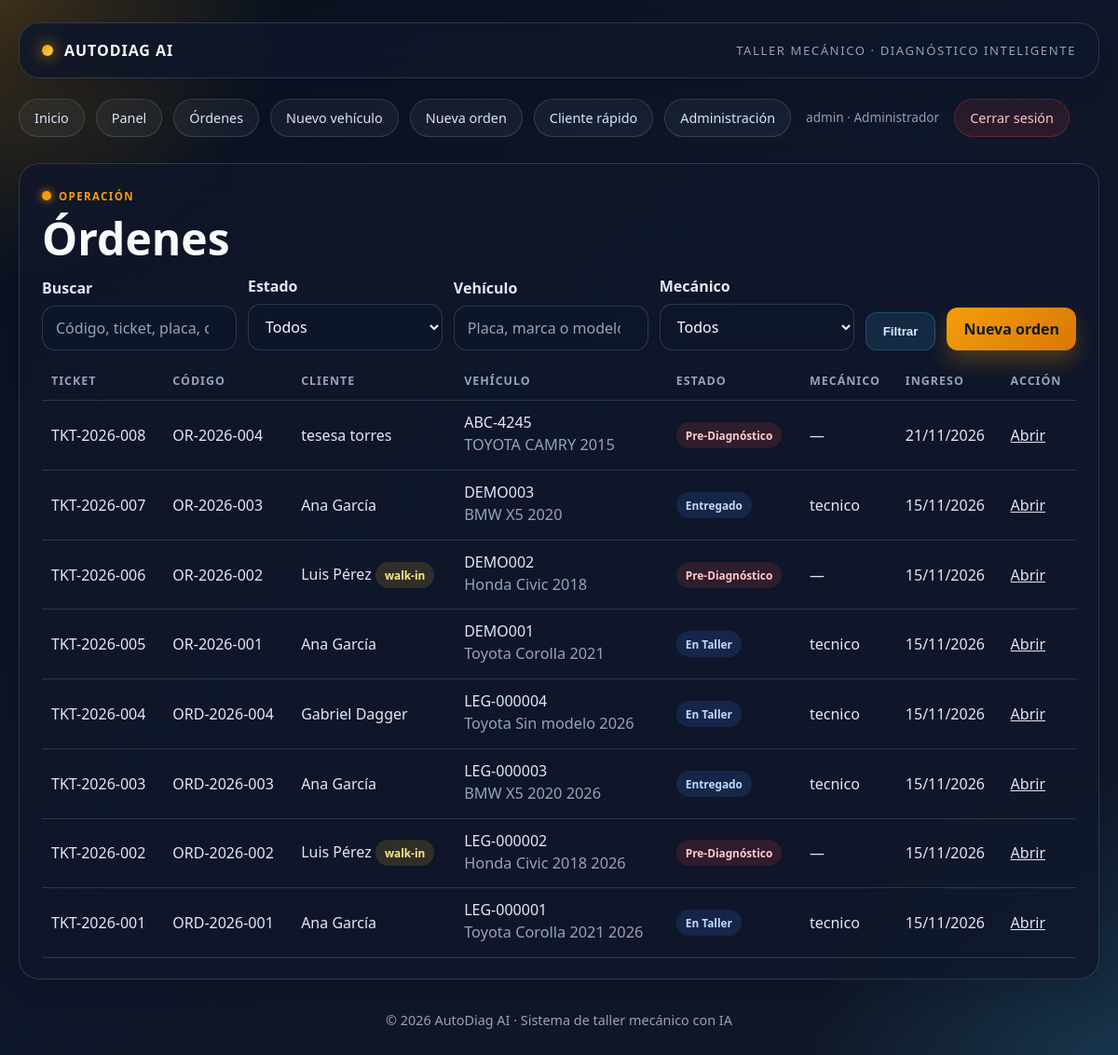
Page /api/orden/lista/ (signed in) on the committed database.
### workshop/models.py (models this page shows, shortened)
class OrdenFalla(models.Model):
    ticket = models.CharField(
        'Ticket', max_length=20, unique=True, default='', editable=False
    )
    codigo_orden = models.CharField(
        'Código de Orden', max_length=20, unique=True, default='', editable=False
    )
    taller = models.ForeignKey(
        Taller, on_delete=models.PROTECT, related_name='ordenes', verbose_name='Taller'
    )
    vehiculo = models.ForeignKey(
        Vehiculo, on_delete=models.PROTECT, related_name='ordenes', verbose_name='Vehículo'
    )
    cliente = models.ForeignKey(
        User,
        on_delete=models.SET_NULL,
        null=True,
        blank=True,
        related_name='ordenes_como_cliente',
        verbose_name='Cliente',
    )
    nombre_cliente_walkin = models.CharField(
        'Nombre del cliente (sin cuenta)', max_length=150, blank=True
    )
    telefono_cliente_walkin = models.CharField(
        'Teléfono del cliente (sin cuenta)', max_length=30, blank=True
    )
    mecanico_asignado = models.ForeignKey(
        User,
        on_delete=models.SET_NULL,
        null=True,
        blank=True,
        related_name='ordenes_asignadas',
        verbose_name='Mecánico Asignado',
    )
    kilometraje_ingreso = models.PositiveIntegerField(
        'Kilometraje Ingreso', validators=[MinValueValidator(0)]
    )
    estado = models.CharField(
        'Estado', max_length=20, choices=ESTADO_CHOICES, default='PRE_DIAGNOSTICO'
    )
    etiquetas = models.ManyToManyField('Etiqueta', blank=True, verbose_name='Etiquetas')
    token_publico = models.UUIDField(
        'Token Público', unique=True, null=True, blank=True, editable=False
    )
    token_expira_en = models.DateTimeField(
        'Token Expira En', null=True, blank=True, editable=False
    )
    creado_en = models.DateTimeField('Creado En', auto_now_add=True)
    actualizado_en = models.DateTimeField('Actualizado En', auto_now=True)
    class Meta:
        verbose_name = 'Orden de Fallo'
        verbose_name_plural = 'Órdenes de Fallo'
        ordering = ['-creado_en']
    @property
    def cliente_efectivo(self):
        if self.cliente_id:
            return self.cliente.get_full_name() or self.cliente.get_username()
        return self.nombre_cliente_walkin or 'Cliente sin identificar'
    @property
    def es_walkin(self):
        return self.cliente_id is None

class Vehiculo(models.Model):
    placa = models.CharField('Placa', max_length=20, unique=True)
    marca = models.CharField('Marca', max_length=50)
    modelo = models.CharField('Modelo', max_length=50)
    anio = models.PositiveIntegerField('Año')
    motor = models.CharField('Motor', max_length=50, blank=True)
    color = models.CharField('Color', max_length=30, blank=True)
    cliente = models.ForeignKey(
        User,
        on_delete=models.SET_NULL,
        null=True,
        blank=True,
        related_name='vehiculos',
        verbose_name='Cliente',
    )
    creado_en = models.DateTimeField('Creado En', auto_now_add=True)
    class Meta:
        verbose_name = 'Vehículo'
        verbose_name_plural = 'Vehículos'
        ordering = ['placa']

### workshop/views.py (the view, shortened to what this page needs)
# urls.py: path('orden/lista/', views.orden_lista, name='orden_lista'),
@login_required
def orden_lista(request):
    ordenes = OrdenFalla.objects.select_related(
        'cliente', 'mecanico_asignado', 'vehiculo', 'taller'
    ).prefetch_related('etiquetas')
    rol = rol_de(request.user)
    if rol == PerfilUsuario.Rol.CLIENTE:
        ordenes = ordenes.filter(cliente=request.user)
    elif rol == PerfilUsuario.Rol.MECANICO:
        ordenes = ordenes.filter(mecanico_asignado=request.user)
    estado = request.GET.get('estado')
    if estado in dict(ESTADO_CHOICES):
        ordenes = ordenes.filter(estado=estado)
    busqueda = request.GET.get('q', '').strip()
    vehiculo = request.GET.get('vehiculo', '').strip()
    if vehiculo:
        ordenes = ordenes.filter(
            Q(vehiculo__placa__icontains=vehiculo)
            | Q(vehiculo__marca__icontains=vehiculo)
            | Q(vehiculo__modelo__icontains=vehiculo)
        )
    mecanico = request.GET.get('mecanico', '')
    if mecanico == 'sin_asignar':
        ordenes = ordenes.filter(mecanico_asignado__isnull=True)
    elif mecanico.isdigit():
        ordenes = ordenes.filter(mecanico_asignado_id=int(mecanico))
    return render(request, 'workshop/orden_lista.html', {
        'title': 'Órdenes',
        'ordenes': ordenes,
        'estados': ESTADO_CHOICES,
        'estado_actual': estado or '',
        'busqueda': busqueda,
        'vehiculo_actual': vehiculo,
        'mecanico_actual': mecanico,
        'mecanicos': User.objects.filter(perfil__rol=PerfilUsuario.Rol.MECANICO).order_by(
            'first_name', 'last_name', 'username'
        ),
        'es_admin_operativo': es_admin_operativo(request.user),
    })

### accounts/context_processors.py (called while the page is built)
def rol_context(request):
    if not request.user.is_authenticated:
        return {}
    perfil = obtener_perfil(request.user)
    return {
        'rol_actual': rol_de(request.user),
        'rol_display': perfil.get_rol_display() if perfil else '',
        'es_admin_operativo': es_admin_operativo(request.user),
        'es_tecnico_actual': es_tecnico(request.user),
        'es_cliente_actual': es_cliente(request.user),
    }

### accounts/permissions.py (called while the page is built)
def obtener_perfil(user):
    if not user or not user.is_authenticated:
        return None
    perfil, _ = PerfilUsuario.objects.get_or_create(
        user=user,
        defaults={'rol': PerfilUsuario.Rol.ADMIN if user.is_superuser else PerfilUsuario.Rol.CLIENTE},
    )
    return perfil

def rol_de(user):
    if not user or not user.is_authenticated:
        return None
    if user.is_superuser:
        return PerfilUsuario.Rol.ADMIN
    perfil = obtener_perfil(user)
    return perfil.rol if perfil else None

def es_admin_operativo(user):
    return user.is_authenticated and (
        user.is_superuser or rol_de(user) in ROLES_ADMIN_OPERATIVO
    )

def es_tecnico(user):
    return user.is_authenticated and rol_de(user) in ROLES_TECNICO

def es_cliente(user):
    return user.is_authenticated and rol_de(user) in ROLES_CLIENTE

### templates/workshop/orden_lista.html (shortened to what this page needs)
{% extends 'base.html' %}
{% block content %}
<div class="panel">
    <span class="eyebrow">Operación</span>
    <h1>{{ title }}</h1>
    <form method="get" class="inline-form">
        <div class="field">
            <label for="q">Buscar</label>
            <input id="q" name="q" type="search" value="{{ busqueda }}" placeholder="Código, ticket, placa, cliente...">
        </div>
        <div class="field">
            <label for="estado">Estado</label>
            <select id="estado" name="estado">
                <option value="">Todos</option>
            </select>
        </div>
        <div class="field">
            <label for="vehiculo">Vehículo</label>
            <input id="vehiculo" name="vehiculo" type="search" value="{{ vehiculo_actual }}" placeholder="Placa, marca o modelo">
        </div>
        {% if es_admin_operativo %}
            <div class="field">
                <label for="mecanico">Mecánico</label>
                <select id="mecanico" name="mecanico">
                    <option value="">Todos</option>
                </select>
            </div>
        {% endif %}
        <button class="btn secondary" type="submit">Filtrar</button>
        {% if es_admin_operativo %}
            <a class="btn primary" href="{% url 'orden_nueva' %}">Nueva orden</a>
        {% endif %}
    </form>
    {% if ordenes %}
        <table class="table">
            <thead>
                <tr>
                    <th>Ticket</th>
                    <th>Código</th>
                    <th>Cliente</th>
                    <th>Vehículo</th>
                    <th>Estado</th>
                    <th>Mecánico</th>
                    <th>Ingreso</th>
                    <th>Acción</th>
                </tr>
            </thead>
            <tbody>
                {% for orden in ordenes %}
                    <tr>
                        <td>{{ orden.ticket }}</td>
                        <td>{{ orden.codigo_orden }}</td>
                        <td>
                            {{ orden.cliente_efectivo }}
                            {% if orden.es_walkin %}<span class="status warning">walk-in</span>{% endif %}
                        </td>
                        <td>
                            {{ orden.vehiculo.placa }}<br>
                            <span class="subtitle">{{ orden.vehiculo.marca }} {{ orden.vehiculo.modelo }} {{ orden.vehiculo.anio }}</span>
                        </td>
                        <td>
                            <span class="status {% if orden.estado == 'ESPERA_REPUESTO' %}warning{% elif orden.estado == 'PRE_DIAGNOSTICO' %}danger{% endif %}">
                                {{ orden.get_estado_display }}
                            </span>
                        </td>
                        <td>{% if orden.mecanico_asignado %}{{ orden.mecanico_asignado.get_username }}{% else %}—{% endif %}</td>
                        <td>{{ orden.creado_en|date:'d/m/Y' }}</td>
                        <td><a href="{% url 'orden_detalle' orden.pk %}">Abrir</a></td>
                    </tr>
                {% endfor %}
            </tbody>
        </table>
    {% else %}
        <p class="empty">No hay órdenes para mostrar.</p>
    {% endif %}
</div>
{% endblock %}

### templates/base.html (shortened to what this page needs)
<!DOCTYPE html>
<html lang="es">
<head>
</head>
<body>
    <div class="shell">
        <header class="topbar">
            <div class="brand">
                <span class="brand-mark"></span>
                <span>AutoDiag AI</span>
            </div>
            <div class="brand-sub">Taller mecánico · diagnóstico inteligente</div>
        </header>
        <nav class="nav">
            <a href="{% url 'home' %}">Inicio</a>
            {% if user.is_authenticated %}
                <a href="{% url 'dashboard' %}">Panel</a>
                <a href="{% url 'orden_lista' %}">Órdenes</a>
                {% if rol_actual != 'MECANICO' %}
                    <a href="{% url 'vehiculo_nueva' %}">Nuevo vehículo</a>
                    <a href="{% url 'orden_nueva' %}">Nueva orden</a>
                {% endif %}
                {% if es_admin_operativo %}
                    <a href="{% url 'cliente_rapido' %}">Cliente rápido</a>
                    <a href="/admin/">Administración</a>
                {% endif %}
                <span class="nav-user">{{ user.get_username }} · {{ rol_display }}</span>
                <form method="post" action="{% url 'logout' %}" class="logout-form">
                    <button type="submit" class="nav-logout">Cerrar sesión</button>
                </form>
            {% else %}
                <a href="{% url 'login' %}">Ingresar</a>
                <a href="{% url 'registro' %}">Registrarme</a>
            {% endif %}
        </nav>
        <main>
            {% block content %}{% endblock %}
        </main>
        <footer>
            © 2026 AutoDiag AI · Sistema de taller mecánico con IA
        </footer>
    </div>
</body>
</html>

### rows in the picture
OrdenFalla: ticket "TKT-2026-008", codigo_orden "OR-2026-004", cliente_efectivo "tesesa torres", vehiculo.placa "ABC-4245", vehiculo.marca "TOYOTA", vehiculo.modelo "CAMRY", vehiculo.anio "2015", estado "Pre-Diagnóstico", creado_en "21/11/2026"
OrdenFalla: ticket "TKT-2026-007", codigo_orden "OR-2026-003", cliente_efectivo "Ana García", vehiculo.placa "DEMO003", vehiculo.marca "BMW", vehiculo.modelo "X5", vehiculo.anio "2020", estado "Entregado", mecanico_asignado.get_username "tecnico", creado_en "15/11/2026"
OrdenFalla: ticket "TKT-2026-006", codigo_orden "OR-2026-002", cliente_efectivo "Luis Pérez", shows "walk-in", vehiculo.placa "DEMO002", vehiculo.marca "Honda", vehiculo.modelo "Civic", vehiculo.anio "2018", estado "Pre-Diagnóstico", creado_en "15/11/2026"
OrdenFalla: ticket "TKT-2026-005", codigo_orden "OR-2026-001", cliente_efectivo "Ana García", vehiculo.placa "DEMO001", vehiculo.marca "Toyota", vehiculo.modelo "Corolla", vehiculo.anio "2021", estado "En Taller", mecanico_asignado.get_username "tecnico", creado_en "15/11/2026"
OrdenFalla: ticket "TKT-2026-004", codigo_orden "ORD-2026-004", cliente_efectivo "Gabriel Dagger", vehiculo.placa "LEG-000004", vehiculo.marca "Toyota", vehiculo.modelo "Sin modelo", vehiculo.anio "2026", estado "En Taller", mecanico_asignado.get_username "tecnico", creado_en "15/11/2026"
OrdenFalla: ticket "TKT-2026-003", codigo_orden "ORD-2026-003", cliente_efectivo "Ana García", vehiculo.placa "LEG-000003", vehiculo.marca "BMW", vehiculo.modelo "X5 2020", vehiculo.anio "2026", estado "Entregado", mecanico_asignado.get_username "tecnico", creado_en "15/11/2026"
OrdenFalla: ticket "TKT-2026-002", codigo_orden "ORD-2026-002", cliente_efectivo "Luis Pérez", shows "walk-in", vehiculo.placa "LEG-000002", vehiculo.marca "Honda", vehiculo.modelo "Civic 2018", vehiculo.anio "2026", estado "Pre-Diagnóstico", creado_en "15/11/2026"
OrdenFalla: ticket "TKT-2026-001", codigo_orden "ORD-2026-001", cliente_efectivo "Ana García", vehiculo.placa "LEG-000001", vehiculo.marca "Toyota", vehiculo.modelo "Corolla 2021", vehiculo.anio "2026", estado "En Taller", mecanico_asignado.get_username "tecnico", creado_en "15/11/2026"

### other values in the picture
{{ user.get_username }} "admin"
{{ rol_display }} "Administrador"
{{ title }} "Órdenes"
